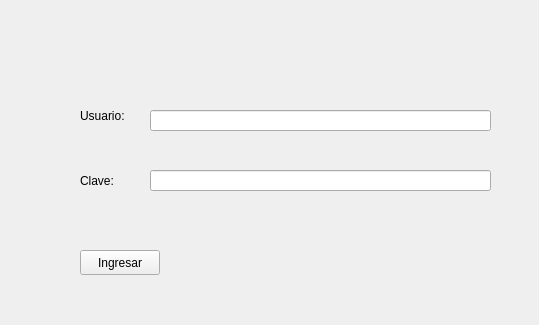
<?xml version="1.0" encoding="UTF-8"?>
<ui version="4.0">
 <class>Login</class>
 <widget class="QWidget" name="Login">
  <property name="geometry">
   <rect>
    <x>0</x>
    <y>0</y>
    <width>539</width>
    <height>325</height>
   </rect>
  </property>
  <property name="windowTitle">
   <string>Login</string>
  </property>
  <widget class="QLabel" name="lUsuario">
   <property name="geometry">
    <rect>
     <x>80</x>
     <y>100</y>
     <width>71</width>
     <height>31</height>
    </rect>
   </property>
   <property name="text">
    <string>Usuario:</string>
   </property>
  </widget>
  <widget class="QLabel" name="lClave">
   <property name="geometry">
    <rect>
     <x>80</x>
     <y>170</y>
     <width>61</width>
     <height>21</height>
    </rect>
   </property>
   <property name="text">
    <string>Clave:</string>
   </property>
  </widget>
  <widget class="QLineEdit" name="leUsuario">
   <property name="geometry">
    <rect>
     <x>150</x>
     <y>110</y>
     <width>341</width>
     <height>21</height>
    </rect>
   </property>
  </widget>
  <widget class="QLineEdit" name="leClave">
   <property name="geometry">
    <rect>
     <x>150</x>
     <y>170</y>
     <width>341</width>
     <height>21</height>
    </rect>
   </property>
  </widget>
  <widget class="QPushButton" name="Ingresar">
   <property name="geometry">
    <rect>
     <x>80</x>
     <y>250</y>
     <width>80</width>
     <height>25</height>
    </rect>
   </property>
   <property name="text">
    <string>Ingresar</string>
   </property>
  </widget>
  <zorder>leClave</zorder>
  <zorder>lUsuario</zorder>
  <zorder>lClave</zorder>
  <zorder>leUsuario</zorder>
  <zorder>Ingresar</zorder>
  <zorder>horizontalSpacer</zorder>
 </widget>
 <resources/>
 <connections/>
</ui>
